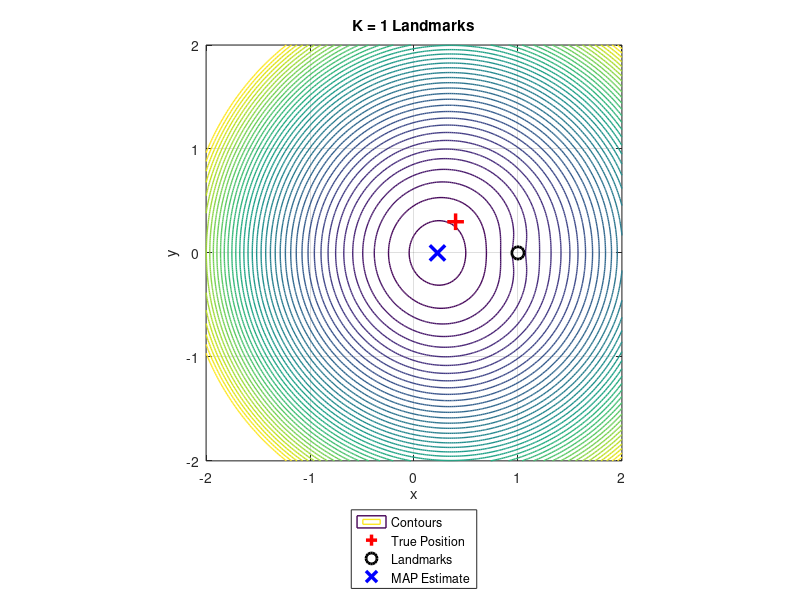
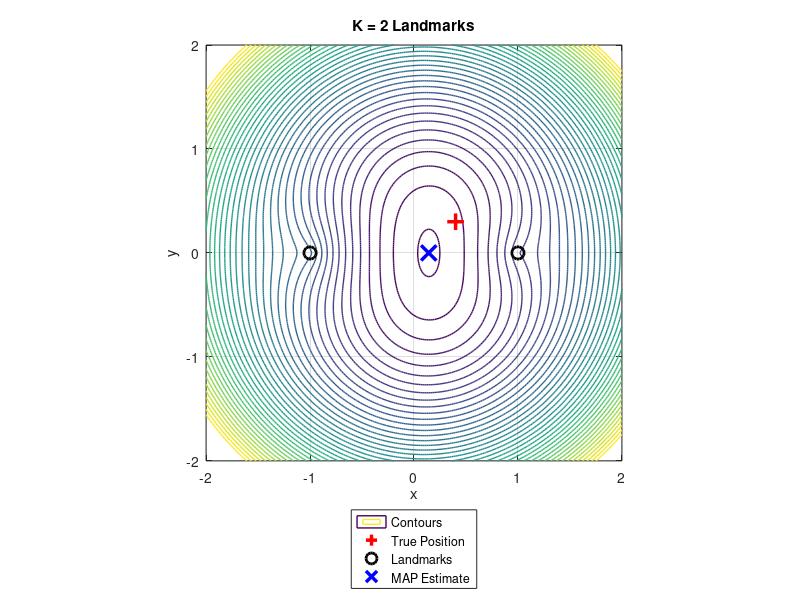
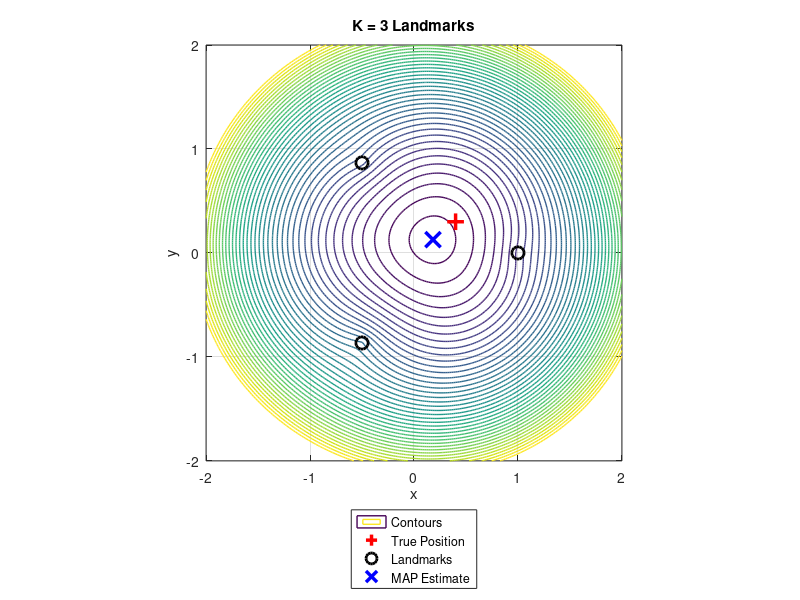
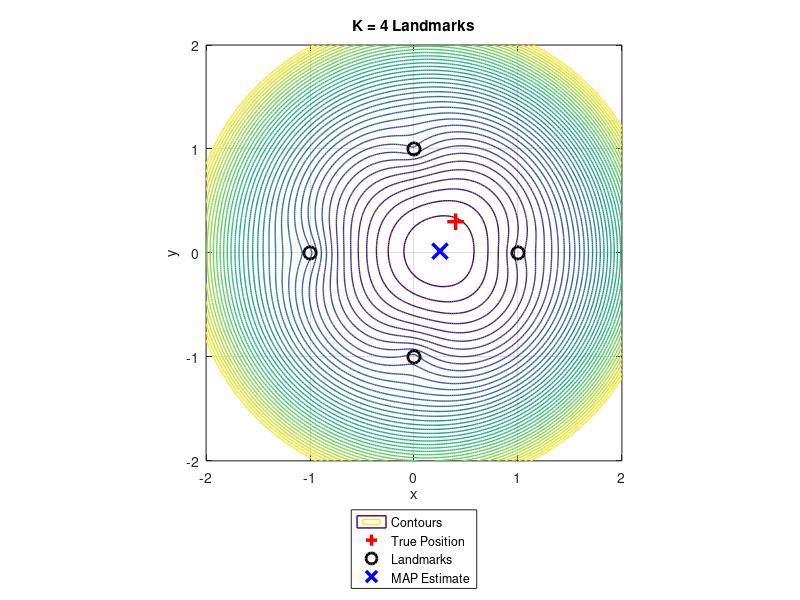

Recreate these plots in MATLAB, in order.
clear all, close all, clc
rng(1);

truePosition = [0.4; 0.3];

sigmaNoise = 0.3;

sigmaX = 0.25;
sigmaY = 0.25;

Kvalues = 1:4;

% AI-assisted: Define grid for MAP objective contours
gridValues = linspace(-2,2,201);
[X,Y] = meshgrid(gridValues,gridValues);

contourLevels = 0:2:80;

for K = Kvalues

    angles = 2*pi*(0:K-1)/K;
    landmarks = [cos(angles); sin(angles)];

    trueDistances = sqrt(sum((landmarks - truePosition).^2,1));

    measurements = trueDistances + sigmaNoise*randn(1,K);

    % AI-assisted: Reject and resample negative measurements
    while any(measurements < 0)
        ind = measurements < 0;

        measurements(ind) = trueDistances(ind) + ...
            sigmaNoise*randn(1,sum(ind));
    end

    % AI-assisted: MAP objective function
    MAPobjective = @(p) ...
        sum((measurements - ...
        sqrt(sum((landmarks - p(:)).^2,1))).^2) ...
        /(2*sigmaNoise^2) ...
        + p(1)^2/(2*sigmaX^2) ...
        + p(2)^2/(2*sigmaY^2);

    initialPosition = [0;0];

    options = optimset('Display','off');

    [MAPestimate,minObjective] = ...
        fminsearch(MAPobjective,initialPosition,options);

    MAPestimate = MAPestimate(:);

    positionError = norm(MAPestimate - truePosition);

    fprintf('\n-----------------------------------\n');
    fprintf('K = %d landmarks\n',K);

    fprintf('True vehicle position:\n');
    disp(truePosition);

    fprintf('MAP estimated position:\n');
    disp(MAPestimate);

    fprintf('Minimum MAP objective: %.6f\n',minObjective);
    fprintf('Position estimation error: %.6f\n',positionError);

    % AI-assisted: Evaluate MAP objective over grid
    objectiveValues = zeros(size(X));

    for i = 1:size(X,1)
        for j = 1:size(X,2)

            candidatePosition = [X(i,j);Y(i,j)];

            objectiveValues(i,j) = ...
                MAPobjective(candidatePosition);

        end
    end

    figure(K), clf

    contour(X,Y,objectiveValues,contourLevels, ...
        'LineWidth',1);

    hold on

    plot(truePosition(1),truePosition(2), ...
        'r+','MarkerSize',12,'LineWidth',2.5);

    plot(landmarks(1,:),landmarks(2,:), ...
        'ko','MarkerSize',9,'LineWidth',2);

    plot(MAPestimate(1),MAPestimate(2), ...
        'bx','MarkerSize',11,'LineWidth',2.5);

    xlabel('x');
    ylabel('y');

    title(sprintf('K = %d Landmarks',K));

    legend('Contours','True Position','Landmarks', ...
        'MAP Estimate','Location','southoutside');

    axis equal
    axis([-2 2 -2 2]);
    grid on
    hold off

    set(gcf,'Position',[100 100 900 650]);

    filename = sprintf('Q3_MAP_K%d.png',K);
    exportgraphics(gcf,filename,'Resolution',200);

end
